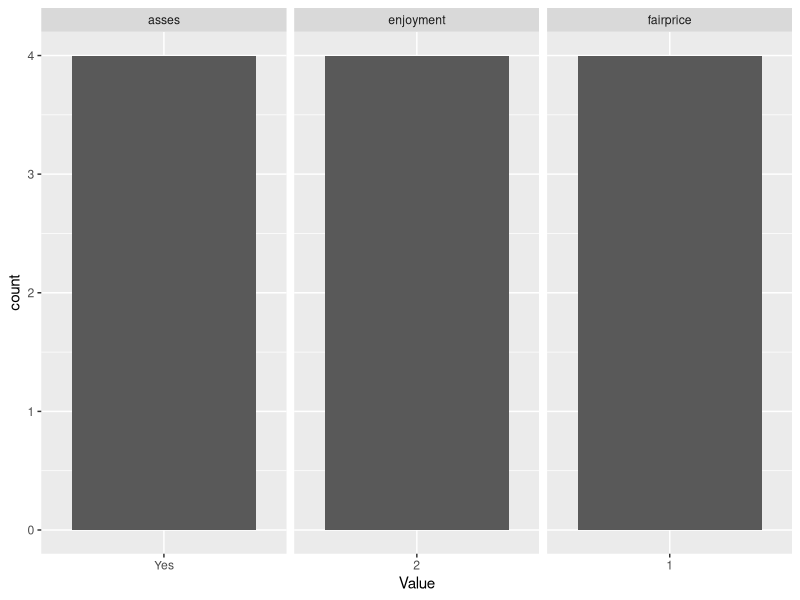

The R source for this figure:
library(tidyverse)

setwd("C:/Users/NYUCM Loaner Access/Documents/GitHub/presupposition_dataset/results")

dat = read.csv("01_prescreener/subj_info.csv")

dat2 = dat %>%
  gather("Question","Value", -anon_id)

plot_values = c("enjoyment", "asses", "fairprice")
dat3 <- dat2 %>% 
  filter(Question %in% plot_values) %>%
  filter(Value != -1)

plt = ggplot(data=dat3, aes(x=Value))+
  geom_bar(stat = 'count')+
  facet_wrap(~Question,scales = "free_x")
plt
